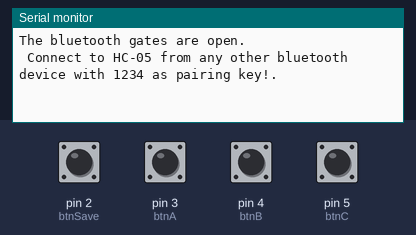
A sketch run on a simulated Arduino Uno, built with avr-gcc and run on an emulated ATmega328P. Shown: the last lines printed to the serial monitor. Inputs (shaded band) come from the test bench; at power-on: pin 2 (btnSave), pin 3 (btnA), pin 4 (btnB), pin 5 (btnC) LOW.

Above: at 1.2 s.
1.3 s: pin 2 (btnSave) pulled HIGH for 0.15 s
At 2.3 s:
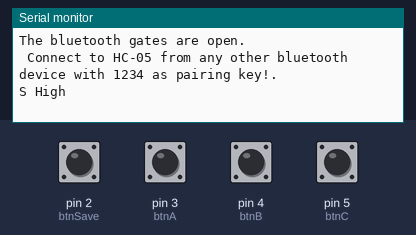
2.9 s: pin 3 (btnA) pulled HIGH for 0.15 s
At 3.5 s:
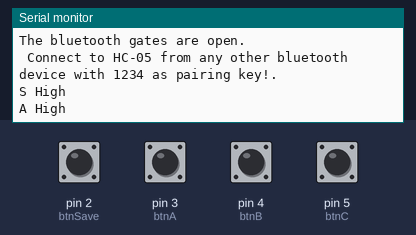
4.5 s: pin 4 (btnB) pulled HIGH for 0.15 s
At 5.7 s:
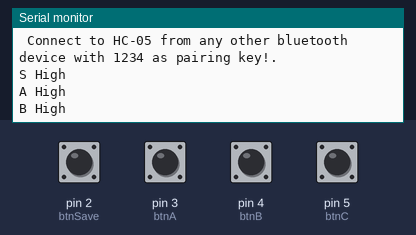
6.1 s: pin 5 (btnC) pulled HIGH for 0.15 s
At 7.1 s:
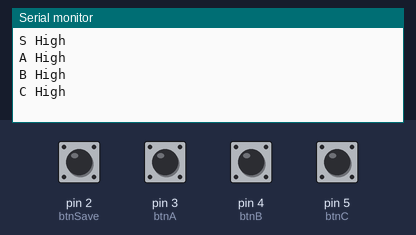

Measured:
- after the input at 1.3 s, the serial monitor: prints a new line at once (image 1)
- after the input at 2.9 s, the serial monitor: prints a new line at once (image 2)
- after the input at 4.5 s, the serial monitor: prints a new line at once (image 3)
- after the input at 6.1 s, the serial monitor: prints a new line at once (image 4)

The sketch:

hand2.ino
```cpp
//Right Hand
#include <SoftwareSerial.h>
#define btnSave 2
#define btnA 3
#define btnB 4
#define btnC 5
int bpsave;
int bpA;
int bpB;
int bpC;
SoftwareSerial QuartzBT(10,11); //10->RX, 11->TX
void setup() {
  // put your setup code here, to run once:
Serial.begin(9600);
QuartzBT.begin(9600);  //Default Baud for comm, it may be different for your Module.
Serial.println("The bluetooth gates are open.\n Connect to HC-05 from any other bluetooth device with 1234 as pairing key!.");
pinMode(btnA, INPUT);
pinMode(btnB, INPUT);
pinMode(btnC, INPUT);
bpsave=0;
bpA=0;
bpB=0;
bpC=0;
}

void loop() {
  // put your main code here, to run repeatedly:
 int btnS = digitalRead(btnSave);
 int btn1 = digitalRead(btnA);
 int btn2 = digitalRead(btnB);
 int btn3 = digitalRead(btnC);
 if(btn1==1&&bpA==0){
    Serial.println("A High");
    QuartzBT.print("A");
  }

  if(btn2==1&&bpB==0){
    Serial.println("B High");
    QuartzBT.print("B");
  }

  if(btn3==1&&bpC==0){
    Serial.println("C High");
    QuartzBT.print("C");
  }

  if(btnS==1&&bpsave==0){
    Serial.println("S High");
    QuartzBT.print("S");
  }

  bpsave = btnS;
  bpA = btn1;
  bpB = btn2;
  bpC = btn3;
}
```
